Frame 1 (no input): blank canvas, image omitted
Frame 60 (the mouse pressed at the canvas centre just before this capture): blank canvas, image omitted
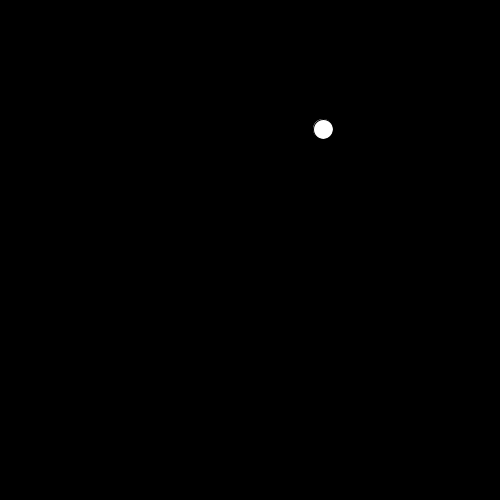
Frame 120 (the mouse held since frame 60 and released just before this capture)

The Processing sketch whose frames 1 and 60 were blank and that drew this single picture after the mouse press (run headless with seeded random() and noise(); from frame 60 on, the mouse is pressed at the canvas centre):

// Processing sketch: LinkedListExample
// ── LinkedListExample.pde
// Linked List Example
// Click to add a random element
// Press any key to print the list
// Press 'r' to remove an element from the list

import java.util.LinkedList;

LinkedList<PVector> list;

void setup () {
  size(500, 500);
  list = new LinkedList<PVector>(); // instantiate list
}

void draw() {
  background(0);
  
  for (int i = 0; i < list.size(); i++) {
    PVector p = list.get(i); // access element at index i
    ellipse(p.x, p.y, 20, 20);
  }
  
}

void mousePressed() {
  int x = (int)random(0, width);
  int y = (int)random(0, height);
  PVector p = new PVector(x, y);
  list.add(p); // add an element to the end of the list
}

void keyPressed() {
  
  for (PVector p : list) {
    println(p);
  }
  
  if (key == 'r' && list.size() > 0) {
    int r = (int)random(0, list.size());
    list.remove(r); // remove an element from the list
    // list.remove() // removes first element from the list // queue behavior 
  }
  
  println(list);
}
